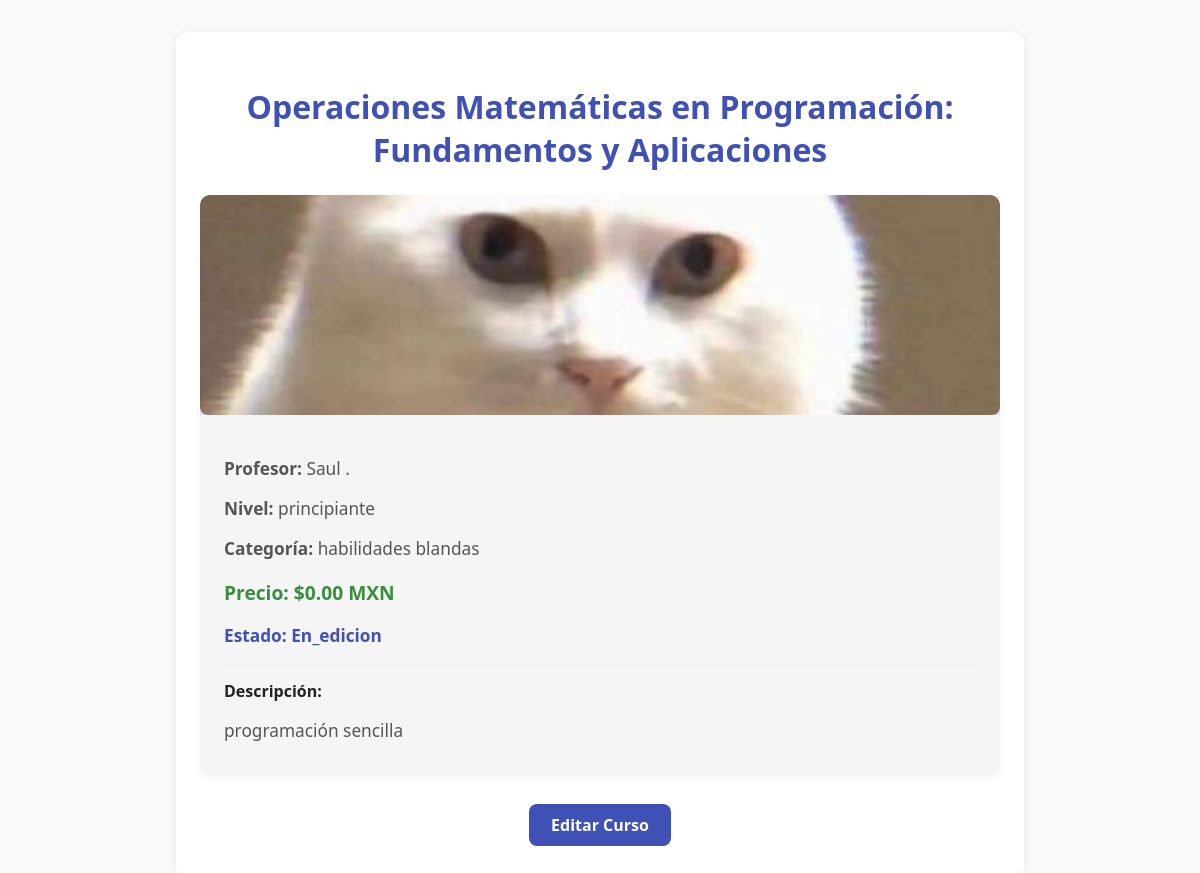
/paginas/cursos/detalle_curso.php?id=7 (signed in), run on the app's committed database.
### tables this page shows
CREATE TABLE `cursos` (
  `id_curso` int(11) NOT NULL,
  `nombre_curso` varchar(100) NOT NULL,
  `descripcion` text DEFAULT NULL,
  `id_profesor` int(11) DEFAULT NULL,
  `nivel_dificultad` enum('principiante','intermedio','avanzado') DEFAULT NULL,
  `categoria` varchar(50) DEFAULT NULL,
  `imagen_portada` varchar(255) DEFAULT NULL,
  `fecha_creacion` datetime DEFAULT current_timestamp(),
  `estado` enum('activo','inactivo','en_edicion') DEFAULT 'activo',
  `precio` decimal(10,2) DEFAULT 0.00
);

### paginas/cursos/detalle_curso.php (the view, shortened to what this page needs)
<?php
include_once '../../includes/db.php';
$id_curso = $_GET['id'] ?? null;
$curso = null;
$rol_usuario = $_SESSION['rol_usuario'];
$id_usuario = $_SESSION['id_usuario'];
if (!$id_curso || !is_numeric($id_curso)) {
    $mensaje_error = "ID de curso no válido. Por favor, especifica un curso para ver sus detalles.";
} else {
    $stmt = $conexion->prepare("SELECT c.*, CONCAT(u.nombre, ' ', u.apellido) AS nombre_profesor
                                FROM cursos c
                                LEFT JOIN usuarios u ON c.id_profesor = u.id_usuario
                                WHERE c.id_curso = ?");
    $stmt->bind_param("i", $id_curso);
    $stmt->execute();
    $res = $stmt->get_result();
    if ($res->num_rows > 0) {
        $curso = $res->fetch_assoc();
    } else {
        $mensaje_error = "Curso no encontrado.";
    }
}
?>
<!DOCTYPE html>
<html lang="es">
<head>
</head>
<body>
    <div class="contenedor">
        <?php if ($curso): ?>
            <h1><?php echo htmlspecialchars($curso['nombre_curso']); ?></h1>
            <div class="curso-detalle">
                <div class="curso-imagen">
                    <?php
                    $ruta_fisica = __DIR__ . '/../../imagenes_cursos/' . basename($curso['imagen_portada']);
                    $ruta_web = RUTA_BASE . 'imagenes_cursos/' . basename($curso['imagen_portada']);
                    $ruta_default = RUTA_BASE . 'imagenes_cursos/default_course.png';
                    $imagen = (!empty($curso['imagen_portada']) && file_exists($ruta_fisica)) ? $ruta_web : $ruta_default;
                    ?>
                    <img src="<?php echo $imagen; ?>" alt="Portada del curso">
                </div>
                <div class="curso-info">
                    <p><strong>Profesor:</strong> <?php echo htmlspecialchars($curso['nombre_profesor'] ?? 'N/A'); ?></p>
                    <p><strong>Nivel:</strong> <?php echo htmlspecialchars($curso['nivel_dificultad']); ?></p>
                    <p><strong>Categoría:</strong> <?php echo htmlspecialchars($curso['categoria']); ?></p>
                    <p class="precio">Precio: $<?php echo number_format($curso['precio'], 2, '.', ','); ?> MXN</p>
                    <p class="estado">Estado: <?php echo ucfirst(htmlspecialchars($curso['estado'])); ?></p>
                    <div class="descripcion">
                        <strong>Descripción:</strong>
                        <p><?php echo nl2br(htmlspecialchars($curso['descripcion'])); ?></p>
                    </div>
                </div>
            </div>
            <div class="acciones">
                <?php if ($rol_usuario == 'admin' || ($rol_usuario == 'profesor' && $curso['id_profesor'] == $id_usuario)): ?>
                    <a href="<?php echo RUTA_BASE; ?>paginas/cursos/editar_curso.php?id=<?php echo $curso['id_curso']; ?>" class="btn-editar">Editar Curso</a>
                <?php endif; ?>
            </div>
        <?php else: ?>
            <div class="mensaje-error">No se pudo cargar la información del curso o el ID es inválido.</div>
        <?php endif; ?>
    </div>
</body>
</html>

### paginas/cursos/detalle_curso.php (style rules this page uses)
body { background: #f8f9fa; font-family: 'Segoe UI', Arial, sans-serif; color: #222; margin: 0; padding: 0; }
.contenedor { max-width: 800px; margin: 32px auto; background: #fff; border-radius: 12px; box-shadow: 0 2px 12px rgba(0,0,0,0.06); padding: 32px 24px; }
h1 { color: #3f51b5; margin-bottom: 24px; text-align: center; }
.curso-detalle { display: flex; flex-wrap: wrap; background: #f5f5f5; border-radius: 10px; box-shadow: 0 2px 8px rgba(0,0,0,0.05); overflow: hidden; }
.curso-imagen { flex: 1 1 40%; min-width: 240px; background: #e0e0e0; display: flex; align-items: center; justify-content: center; }
.curso-imagen img { width: 100%; max-height: 220px; object-fit: cover; border-radius: 8px; }
.curso-info { flex: 1 1 60%; padding: 24px; }
.curso-info p { margin-bottom: 10px; font-size: 1.08em; color: #555; }
.curso-info .precio { color: #388e3c; font-weight: bold; font-size: 1.2em; }
.curso-info .estado { color: #3f51b5; font-weight: bold; }
.descripcion { margin-top: 18px; border-top: 1px solid #eee; padding-top: 14px; }
.acciones { margin-top: 28px; display: flex; gap: 16px; justify-content: center; }
.acciones a, .acciones button, .acciones span { padding: 10px 22px; border-radius: 8px; text-decoration: none; font-weight: bold; font-size: 1em; transition: background 0.2s; border: none; }
.btn-editar { background: #3f51b5; color: #fff; }

### data on the page
cursos: nombre_curso "Operaciones Matemáticas en Programación: Fundamentos y Aplicaciones", imagen_portada (picture), nivel_dificultad "principiante", categoria "habilidades blandas", precio "0.00", estado "En_edicion", descripcion "programación sencilla"

### other printed values
$curso['nombre_profesor'] "Saul ."
